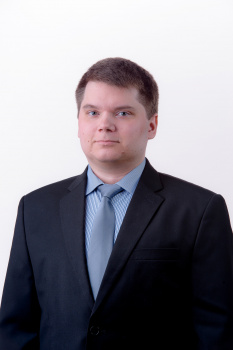
#> input picture Trankov.jpeg, 233 x 350 px
$ python faceswap.py Trankov.jpeg
#> lines starting #> are read from the running program, lines starting #| are printed output that depends on the picture
import cv2
import sys

for arg in sys.argv[1:]:
    test1 = cv2.imread(arg)
#> test1 is the input picture: shape (350, 233, 3); mean B, G, R 139.8, 132, 134.5
    test0 = cv2.imread(arg)
def convertToRGB(img):
    return cv2.cvtColor(img, cv2.COLOR_BGR2RGB)


#convert the test image to gray image as opencv face detector expects gray images
gray_img = cv2.cvtColor(test1, cv2.COLOR_BGR2GRAY)
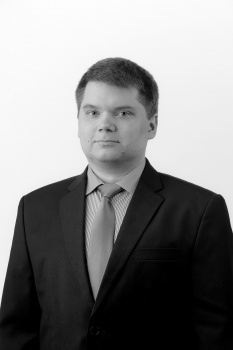
#> gray_img: shape (350, 233); min 0, max 254, mean 133.6


#plt.imshow(gray_img, cmap='gray')


haar_face_cascade = cv2.CascadeClassifier('haarcascade_frontalface_default.xml')


faces = haar_face_cascade.detectMultiScale(gray_img, scaleFactor=1.3, minNeighbors=5)
#> faces = [[69, 83, 77, 77]]


crops = []
for (x, y, w, h) in faces:
    crop_img = test1[y:y+h, x:x+w].copy()
    crops.append(crop_img)
    #plt.imshow(crop_img)
    print(x, y, w, h)
#> this loop made 1 pass
#| 69 83 77 77
#> pass 1, `crop_img = test1[y:y+h, x:x+w].copy()`:
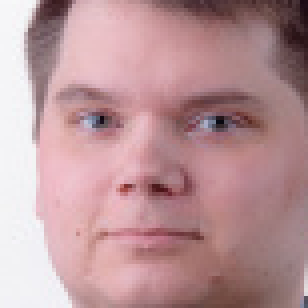
#> crop_img: shape (77, 77, 3) (shown 4 times larger); mean B, G, R 152.1, 148.4, 185.5
#> after the loop, crops = 1 item

for (x, y, w, h) in faces:
    coords = {'A': x, 'B': y, 'C': w, 'D': h}
    co = []
    co += [coords[key] for key in sorted(coords)]

    if co == faces[0].tolist():
        print(co)
#> (the run stopped early here; a loop or call above may not have finished)
